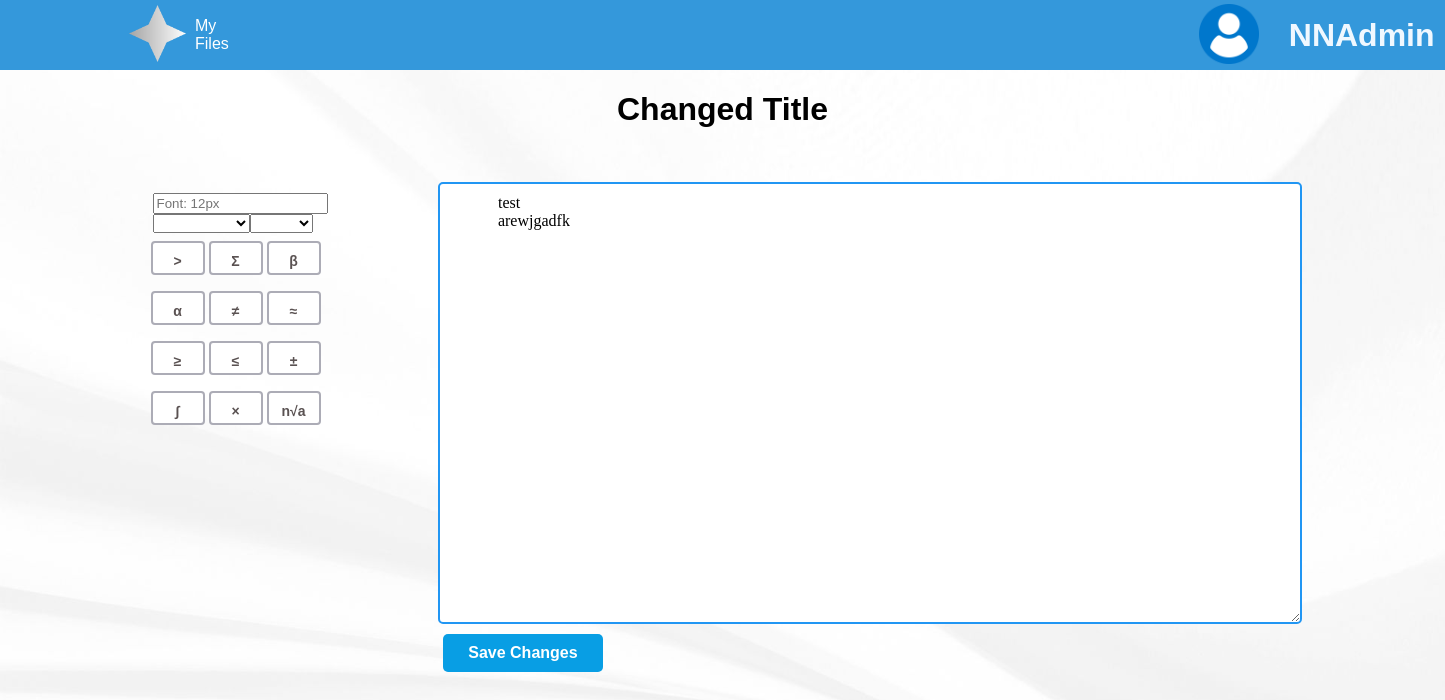
Screenshot of /edit?docID=2 (signed in) with the database file from the repository.
### NoteNinjabackend/models.py (models this page shows, shortened)
class User(db.Model, UserMixin):
    id = db.Column(db.Integer, primary_key=True)
    email = db.Column(db.String(150), unique=True)
    password = db.Column(db.String(150))
    username = db.Column(db.String(150))
    documents = db.relationship('Document')

class Document(db.Model):
    id = db.Column(db.Integer, primary_key=True)
    data = db.Column(db.String(10000))
    date = db.Column(db.DateTime(timezone=True), default=func.now())
    name = db.Column(db.String(100))
    tag = db.Column(db.String(100))
    font = db.Column(db.String(100))
    font_size = db.Column(db.Integer)
    align = db.Column(db.String(100))
    user_id = db.Column(db.Integer, db.ForeignKey('user.id'))

### NoteNinjabackend/views.py (the view, shortened to what this page needs)
@views.route('/edit', methods=['GET', 'POST'])
@login_required
def show_editor():
    docID = request.args.get("docID")
    doc = db.session.get(Document, docID)
    print(doc.data)
    return render_template("edit.html", query=docID, write=doc.data, theDoc=doc, user=db.session.get(User,current_user.id))

### NoteNinjabackend/templates/edit.html (shortened to what this page needs)
<!DOCTYPE html>
<html lang="en">
<head>
    <link href="{{ url_for('static',filename='styles/styles.css') }}" rel="stylesheet">
<body background="{{ url_for('static',filename='resources/background.jpg') }}" style="width: 100%; align-items: center; margin-left: 0%;">
    <header>
        <nav class="navbar">
            <div class="logo">
                <img class = "profile-icon" style = "margin-left: 120px" src="{{ url_for('static',filename='resources/ninja-logo.png') }}" alt="">
            </div>
            <ul class="nav-links">
                <li><a href="/">My Files</a></li>
            </ul>
            <div class="profile-icon">
                <img id="pfp" style = "cursor: pointer; display:inline-block; padding-top: 2px; margin-left: 800px; width: 60px;" src="{{ url_for('static',filename='resources/user_icon.png') }}" alt="">
            </div>
            <h3 id="hero" style="cursor: pointer; display:inline-block; margin-right: 30px; text-align: right; padding-left: 30px; color: aliceblue; font-size: 2pc;">{{user.username}}</h3>
            </nav>
</header>
    <h1 class="title" id="titleBox" contenteditable="true">{{theDoc.name}}</h1>
    <div class="symbol-array">
    <div style="padding-left: 8px;">
        <input id="fontSizeBox" type="number" placeholder="Font: 12px" style="width:167px">
    </div>
    <select class = "dropdown" id="fontBox" style="margin-left: 8px;">
    </select>
    <select class = "dropdown" id="alignBox">
    </select>
    <br>
        <button class="btn" onclick="appendMath('>');" name="greater-than-button" symbol value=">" type="submit"> &gt; </button>
        <button class="btn" onclick="appendMath('Σ');" name="greater-than-button" symbol value="Σ" type="submit"> Σ </button>
        <button class="btn" onclick="appendMath('β');" name="greater-than-button" symbol value="β" type="submit"> β </button>
        <button class="btn" onclick="appendMath('α');" name="greater-than-button" symbol value="α" type="submit"> α </button>
        <button class="btn" onclick="appendMath('≠');" name="greater-than-button" symbol value=">" type="submit"> ≠ </button>
        <button class="btn" onclick="appendMath('≈');" name="greater-than-button" symbol value=">" type="submit"> ≈ </button>
        <button class="btn" onclick="appendMath('≥');" name="greater-than-button" symbol value=">" type="submit"> ≥ </button>
        <button class="btn" onclick="appendMath('≤');" name="greater-than-button" symbol value="Σ" type="submit"> ≤ </button>
        <button class="btn" onclick="appendMath('±');" name="greater-than-button" symbol value="β" type="submit"> ± </button>
        <button class="btn" onclick="appendMath('∫');" name="greater-than-button" symbol value="α" type="submit"> ∫ </button>
        <button class="btn" onclick="appendMath('×');" name="greater-than-button" symbol value=">" type="submit"> × </button>
        <button class="btn" onclick="appendMath('n√a');" name="greater-than-button" symbol value=">" type="submit"> n√a </button>
    </div>
    <form action = "" method="post" class="container">
        <textarea class="edit-box" name="edit-box" id="edit-box" cols="30" rows="10" spellcheck="false">{{write}}</textarea>
        <button class="savebtn" name="submit-button" type="submit" value="save">Save Changes</button>
    </form>
</body>
</html>

### NoteNinjabackend/static/styles/styles.css (style rules this page uses)
body { margin: 0; padding: 0; font-family: sans-serif; background-size: cover; background-position: center; }
.btn { display: inline-block; margin-left: 8px; font-size: 14px; font-weight: bold; text-align: center; color: #5a5252; background-color: #ffffff; outline: 2px solid rgb(172, 172, 182); border-radius: 2px; cursor:alis; width: 50px; height: 30px; justify-content: center; }
button { color: #0c0c0c; width: 75%; padding: 10px; border-radius: 20px; font-size: 15px; margin: 10px 0; border: none; outline: none; cursor: pointer; }
img { width: 75px; }
.title { text-align: center; }
.container { margin-left: 7%; display: inline-flex; flex-direction: column; flex-wrap: nowrap; height: 500px; width: 50%; }
.symbol-array { margin-top: 3%; margin-left: 10%; display: inline-flex; width: 13%; flex-wrap: wrap; }
.edit-box { width: 840px; height: 1000px; padding: 10px; font-size: 16px; border: 2px solid #2196F3; border-radius: 5px; overflow-x: hidden; white-space: pre-wrap; word-wrap: break-word; margin-left: 0px; }
.savebtn { display: inline-block; padding: 10px 20px; margin-left:5px; font-size: 16px; font-weight: bold; text-decoration: none; text-align: center; color: #ffffff; background-color: #089ee4; border: none; border-radius: 5px; cursor: pointer; width: 160px; height: 50px; }
.dropdown { outline: #089ee4; }
header { background-color: #3498db; padding: 10px 0; }
.navbar { display: flex; justify-content: left; align-items: center; max-width: 100%; margin: 0 auto; height: 50px; }
.nav-links { list-style: none; margin: 0; padding: 0; display: flex; }
.nav-links li { margin-right: 20px; }
.nav-links li:last-child { margin-right: 0; }
.nav-links a { text-decoration: none; color: #fff; transition: color 0.3s ease; }
.profile-icon { margin-left: 170px; }

### rows the page displays
User: username "NNAdmin"
Document: name "Changed Title", edit-box "test arewjgadfk"
